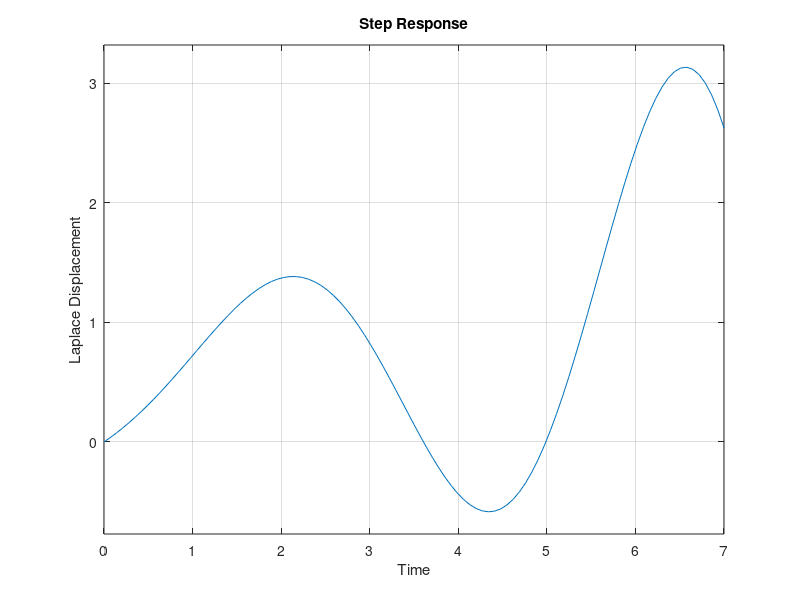

This chart was generated by the following MATLAB code:
% Talking about Transfer functions or Zero-Pole-Gain functions

num = [1 3 5 7];

den = [2 4 6 8 10];

% this creates the transfer function
G = tf(num, den);

% this gets rid of redundant zeros or poles
Gout = minreal(G);

subplot(1,2,1);
impulse(Gout, 7); %can use impulse(sys, tfin) where tfin is the time finished
% instead of tfin can also use a time vector
xlabel('Time');
ylabel('Laplace Displacement');

subplot(1,2,2);
step(Gout, 7);
xlabel('Time');
ylabel('Laplace Displacement');
